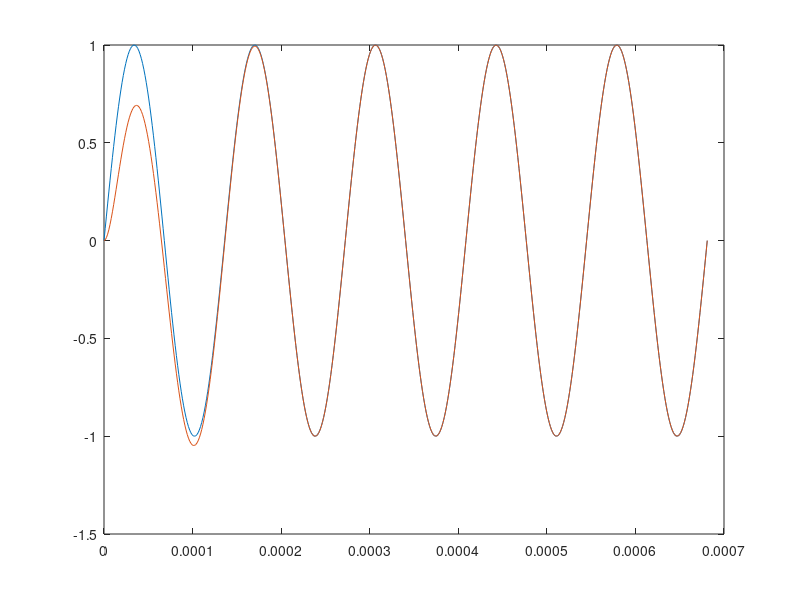
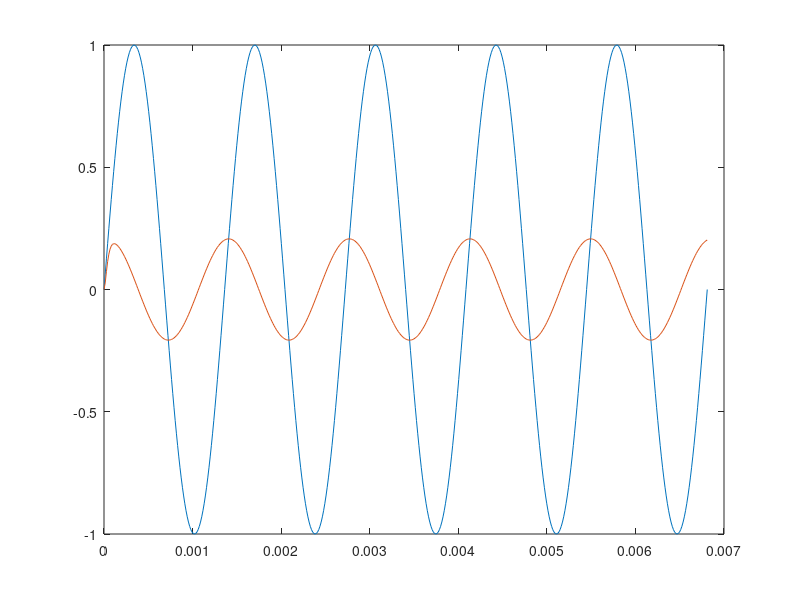
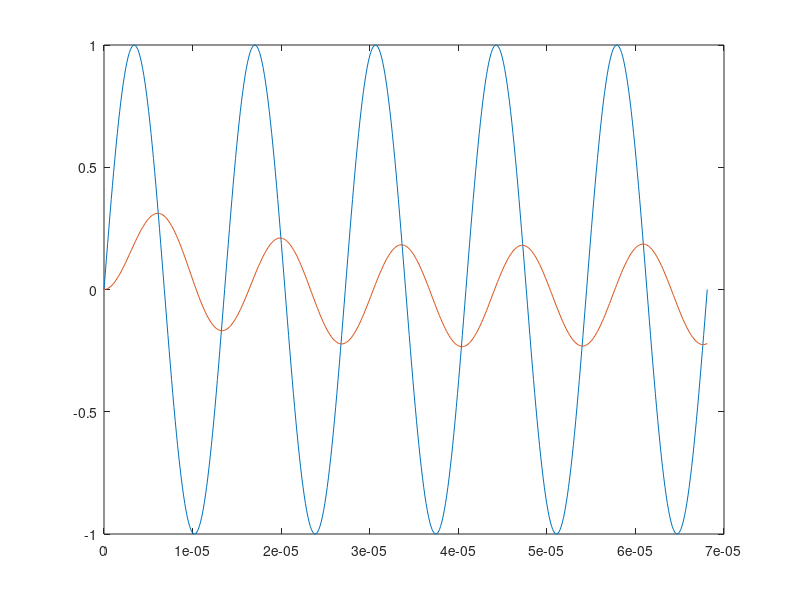

Write MATLAB code to recreate these figures, in order.
R = 2.2;
L = 1e-4;
C = 4.7e-6;
H = tf([1/(R*C) 0], [1 1/(R*C) 1/(L*C)]);

%frecvente medii
w0=1/sqrt(L*C);
T = 2*pi/w0;
t=0:T/100:5*T;
u=sin(w0*t);
y=lsim(H,u,t);
plot(t,u,t,y);

%frecvente joase
figure()
w1=w0/10;
T = 2*pi/w1;
t=0:T/100:5*T;
u=sin(w1*t);
y=lsim(H,u,t);
plot(t,u,t,y);

%frecvente inalte
figure()
w2=w0*10;
T = 2*pi/w2;
t=0:T/100:5*T;
u=sin(w2*t);
y=lsim(H,u,t);
plot(t,u,t,y);
